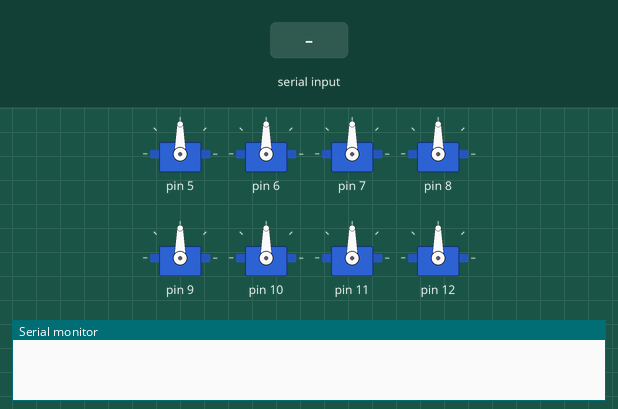
Recording of a sketch running on a simulated Arduino Uno, built with avr-gcc and run on an emulated ATmega328P. Shown: 8 × servo, the last lines printed to the serial monitor. The test bench sets the inputs (shaded band).

Above: at 1.2 s.
1.3 s: "F" received over Serial
At 3.0 s:
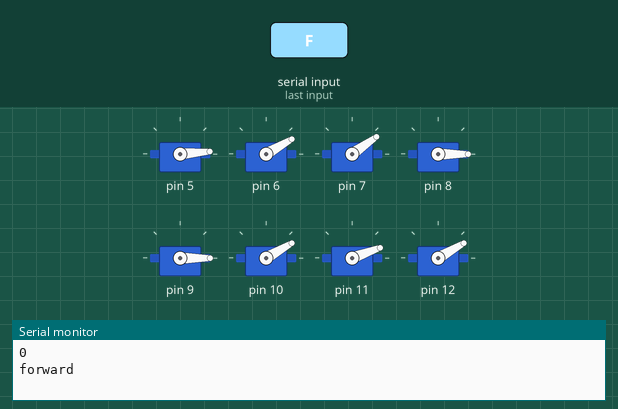
3.3 s: "N" received over Serial
At 3.75 s:
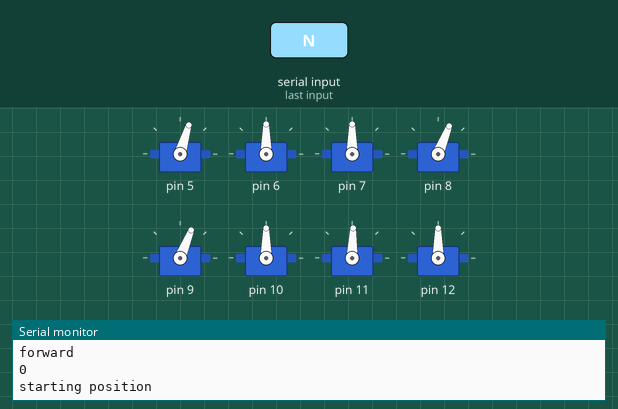
5.3 s: "S" received over Serial
At 6.3 s:
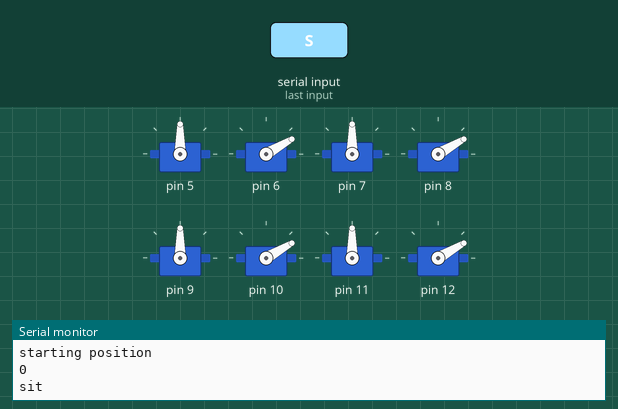
Timing chart, 0 to 8.3 s (numbered marks = the images above; inputs shaded):
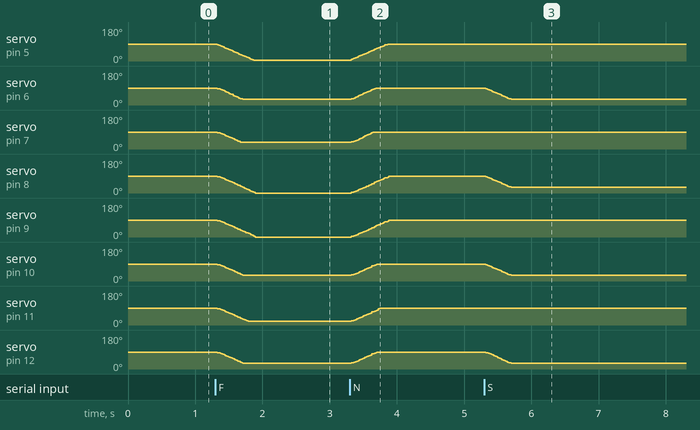

The sketch:

MainProgram.ino
```cpp
//v4 added bluetooth control using HC-05 bt module
#include <VarSpeedServo.h>

char command;
const int servoCount = 8;
VarSpeedServo motors[servoCount];


int speed = 100;
const int angle1 = 30;
const int angle0 = 0;
int tempwalk=1;

void setup() {
  Serial.begin(9600);
  motors[0].attach(5, 900, 2100);
  motors[1].attach(6, 900, 2100);
  motors[2].attach(7, 900, 2100);
  motors[3].attach(8, 900, 2100);
  motors[4].attach(9, 900, 2100);
  motors[5].attach(10, 900, 2100);
  motors[6].attach(11, 900, 2100);
  motors[7].attach(12, 900, 2100);

}

void loop() {
  while(Serial.available()>0){
  command= Serial.read();
  Serial.println("command recieved:", command);
  if (command=='F'){
  forward();
  }
  if (command=='R'){
  reverse();
  }
  if (command=='N'){
  neutral();
  }
  if (command=='S'){
  sit();
  }
  }

}


void forward(){

  if (tempwalk == 1){
  Serial.println("forward");

  int  move1[servoCount] =  {-10,  angle1,  20,   angle1,  35,  angle0,      5,    angle1};
  int  move2[servoCount] =  { 35,  angle0,    5,    angle1,  20,  angle1,   -10,   angle1};
  int  move3[servoCount] =  { 20,  angle1, -10,   angle1,  5,   angle1,    35,   angle0};
  int  move4[servoCount] =  { 5,   angle1,  35,   angle0,   -10,  angle1 ,   20,   angle1};
  for(int k=0; k<=2; k++){
  for (int i = 0; i <= 4; i ++){
    switch (i){

     case 0:
      for (int x = 0; x < servoCount; x ++){
        motors[x].write(move1[x], speed, false);
        break;
      }
     case 1:
      for (int x = 0; x < servoCount; x ++){
        motors[x].write(move2[x], speed, false);
      }
     case 2:
      for (int x = 0; x < servoCount; x ++){
        motors[x].write(move3[x], speed, false);
      }
     case 3:
     for (int x = 0; x < servoCount; x ++){
        motors[x].write(move4[x], speed, false);
     }
    }
   }
  }
  }
   tempwalk --;

}
void reverse(){
  if (tempwalk == 1){
  Serial.println("reverse");
  int  move1[servoCount] =  {-10,  angle1,  20,   angle1,  35,  angle0,      5,    angle1};
  int  move2[servoCount] =  { 35,  angle0,    5,    angle1,  20,  angle1,   -10,   angle1};
  int  move3[servoCount] =  { 20,  angle1, -10,   angle1,  5,   angle1,    35,   angle0};
  int  move4[servoCount] =  { 5,   angle1,  35,   angle0,   -10,  angle1 ,   20,   angle1};

  for(int k=0; k<=2; k++){
  for (int i = 0; i <= 4; i ++){
    switch (i){

     case 0:
      for (int x = 0; x < servoCount; x ++){
        motors[x].write(move1[x], speed, false);
        break;
      }
     case 1:
      for (int x = 0; x < servoCount; x ++){
        motors[x].write(move2[x], speed, false);
      }
     case 2:
      for (int x = 0; x < servoCount; x ++){
        motors[x].write(move3[x], speed, false);
      }
     case 3:
     for (int x = 0; x < servoCount; x ++){
        motors[x].write(move4[x], speed, false);
     }
    }
   }
  }
  }

  tempwalk --;

}
void neutral(){
    Serial.println("starting position");
    int neutral[servoCount] = {90,90,90,90,90,90,90,90};
     for (int i = 0; i < servoCount; i ++){
        motors[i].write(neutral[i], speed, false);
    }
}
void sit(){
    Serial.println("sit");
    int sit[servoCount] = {90, angle1, 90, angle1, 90, angle1, 90, angle1};
      for (int i = 0; i < servoCount; i ++){
        motors[i].write(sit[i], speed, false);
    }
}
```

Measured:
- after the input at 1.3 s, servo on pin 5: moves from 90° to 5° over 0.54 s, starting at once; servo on pin 6: moves from 90° to 30° over 0.38 s, starting at once
- after the input at 3.3 s, servo on pin 5: moves from 5° to 90° over 0.54 s, starting at once; servo on pin 6: moves from 30° to 90° over 0.38 s, starting at once
- after the input at 5.3 s, servo on pin 6, servo on pin 8, servo on pin 10, servo on pin 12: moves from 90° to 30° over 0.38 s, starting at once
